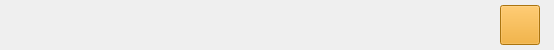
<?xml version="1.0" encoding="UTF-8"?>
<ui version="4.0">
 <class>Form</class>
 <widget class="QWidget" name="Form">
  <property name="geometry">
   <rect>
    <x>0</x>
    <y>0</y>
    <width>554</width>
    <height>50</height>
   </rect>
  </property>
  <property name="minimumSize">
   <size>
    <width>0</width>
    <height>50</height>
   </size>
  </property>
  <property name="maximumSize">
   <size>
    <width>16777215</width>
    <height>50</height>
   </size>
  </property>
  <property name="windowTitle">
   <string>Form</string>
  </property>
  <property name="styleSheet">
   <string notr="true">@QWidget {
	background-color: rgb(240, 240, 240);
}</string>
  </property>
  <widget class="QLineEdit" name="ID_name_out">
   <property name="geometry">
    <rect>
     <x>70</x>
     <y>15</y>
     <width>400</width>
     <height>20</height>
    </rect>
   </property>
   <property name="font">
    <font>
     <pointsize>12</pointsize>
    </font>
   </property>
   <property name="styleSheet">
    <string notr="true">QLineEdit {
border: none;
background-color: rgba(0, 0, 0, 0);
}</string>
   </property>
   <property name="text">
    <string/>
   </property>
   <property name="readOnly">
    <bool>true</bool>
   </property>
   <property name="placeholderText">
    <string/>
   </property>
   <property name="clearButtonEnabled">
    <bool>false</bool>
   </property>
  </widget>
  <widget class="QLabel" name="label">
   <property name="geometry">
    <rect>
     <x>20</x>
     <y>5</y>
     <width>40</width>
     <height>40</height>
    </rect>
   </property>
   <property name="font">
    <font>
     <pointsize>12</pointsize>
    </font>
   </property>
   <property name="text">
    <string/>
   </property>
  </widget>
  <widget class="QPushButton" name="plug_2">
   <property name="geometry">
    <rect>
     <x>500</x>
     <y>5</y>
     <width>40</width>
     <height>40</height>
    </rect>
   </property>
   <property name="minimumSize">
    <size>
     <width>40</width>
     <height>40</height>
    </size>
   </property>
   <property name="maximumSize">
    <size>
     <width>40</width>
     <height>40</height>
    </size>
   </property>
   <property name="cursor">
    <cursorShape>PointingHandCursor</cursorShape>
   </property>
   <property name="toolTip">
    <string/>
   </property>
   <property name="statusTip">
    <string>Back</string>
   </property>
   <property name="styleSheet">
    <string notr="true">background-color: rgb(240, 162, 21);</string>
   </property>
   <property name="text">
    <string/>
   </property>
   <property name="icon">
    <iconset>
     <normaloff>Resources/forward.png</normaloff>Resources/forward.png</iconset>
   </property>
   <property name="iconSize">
    <size>
     <width>25</width>
     <height>25</height>
    </size>
   </property>
   <property name="flat">
    <bool>false</bool>
   </property>
  </widget>
 </widget>
 <resources/>
 <connections/>
</ui>
